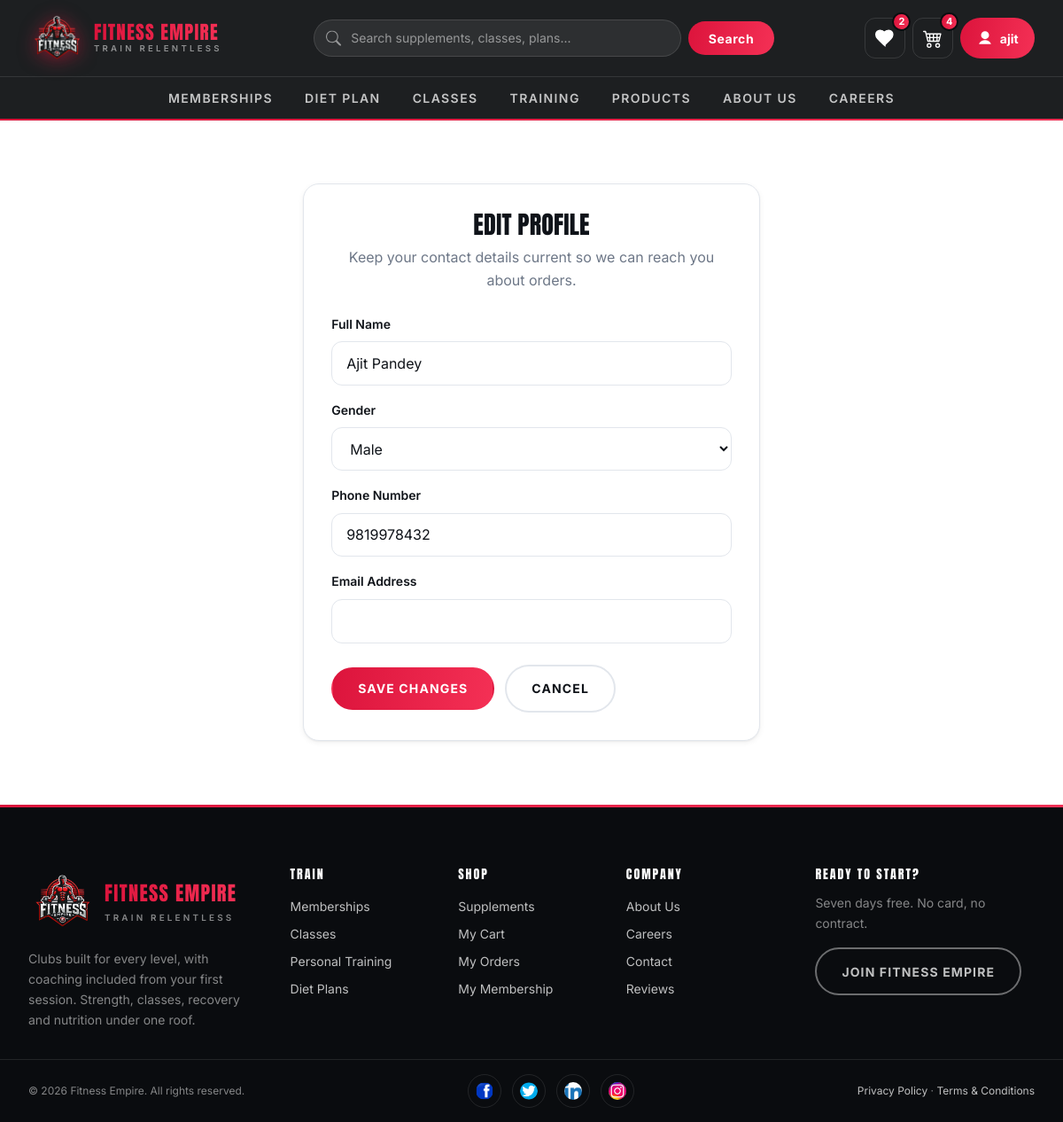
/edit-profile/2/ (signed in), run on the app's committed database.
### FitnessGYM/models.py (models this page shows, shortened)
class UserProfile(models.Model):
    user = models.OneToOneField(User, on_delete=models.CASCADE,null=True,blank=True)  # Link to User model
    full_name = models.CharField(max_length=255)
    gender = models.CharField(max_length=10, choices=[('Male', 'Male'), ('Female', 'Female')])
    phone = models.CharField(max_length=15)
    email = models.EmailField()

### FitnessGYM/views.py (the view)
# urls.py: path('edit-profile/<int:user_id>/', views.edit_profile, name='edit_profile'),
@login_required(login_url="login")
def edit_profile(request, user_id):
    if request.user.id != user_id and not request.user.is_superuser:
        messages.error(request, "You can only edit your own profile.")
        return redirect("my_profile")
    profile, _ = UserProfile.objects.get_or_create(user_id=user_id)
    if request.method == "POST":
        form = UserProfileForm(request.POST, instance=profile)
        if form.is_valid():
            form.save()
            messages.success(request, "Profile updated.")
            return redirect("my_profile")
        messages.error(request, "Please correct the highlighted fields.")
    else:
        form = UserProfileForm(instance=profile)
    return render(request, "profile_edit.html", {"form": form, "user_profile": profile})

### FitnessGYM/form.py
class UserProfileForm(forms.ModelForm):
    class Meta:
        model = UserProfile
        fields = ['full_name', 'gender', 'phone', 'email']

### FitnessGYM/context_processors.py (called while the page is built)
def cart_summary(request):
    user = getattr(request, "user", None)
    if not user or not user.is_authenticated:
        return {"cart_count": 0, "wishlist_count": 0, "wishlist_ids": set()}
    total = cart.objects.filter(userid=user).aggregate(n=Sum("quantity"))["n"]
    saved = set(
        Wishlist.objects.filter(user=user).values_list("product_id", flat=True)
    )
    return {
        "cart_count": total or 0,
        "wishlist_count": len(saved),
        "wishlist_ids": saved,
    }

### templates/profile_edit.html (shortened to what this page needs)
{% extends "base.html" %}
{% load static %}
{% block page_id %}account{% endblock %}
{% block 'main' %}
<section class="section">
    <div class="container container--tight">
        <div class="panel">
            <div class="auth-card__head">
                <h1>Edit Profile</h1>
                <p>Keep your contact details current so we can reach you about orders.</p>
            </div>
            <form action="" method="POST" class="form-body" novalidate>
                <div class="field">
                    <label for="{{ form.full_name.id_for_label }}">Full Name</label>
                    {{ form.full_name.errors }}{{ form.full_name }}
                </div>
                <div class="field">
                    <label for="{{ form.gender.id_for_label }}">Gender</label>
                    {{ form.gender.errors }}{{ form.gender }}
                </div>
                <div class="field">
                    <label for="{{ form.phone.id_for_label }}">Phone Number</label>
                    {{ form.phone.errors }}{{ form.phone }}
                </div>
                <div class="field">
                    <label for="{{ form.email.id_for_label }}">Email Address</label>
                    {{ form.email.errors }}{{ form.email }}
                </div>
                <div class="cluster" style="margin-top:var(--sp-5);">
                    <button type="submit" class="btn">Save Changes</button>
                    <a href="{% url 'my_profile' %}" class="btn btn--ghost">Cancel</a>
                </div>
            </form>
        </div>
    </div>
</section>
{% endblock 'main' %}

### templates/navbar.html (shortened to what this page needs)
{% load static %}
<nav class="nav" data-nav aria-label="Main">
    <div class="nav__bar">
        <a href="{% url 'home' %}" class="nav__logo" aria-label="Fitness Empire home">
            <img src="{% static 'img/logo_fitness_empire-removebg-preview.webp' %}"
                 alt="" width="62" height="62">
            <span class="nav__wordmark">
                <b>Fitness Empire</b>
                <span>Train Relentless</span>
            </span>
        </a>
        <form method="GET" action="{% url 'searchdata' %}" class="nav__search" role="search">
            <div class="nav__search-field">
                <svg viewBox="0 0 16 16" aria-hidden="true" focusable="false">
                    <path d="M11.742 10.344a6.5 6.5 0 1 0-1.397 1.398h-.001q.44.58.98 1.12l3.85 3.85a1 1 0 0 0 1.415-1.414l-3.85-3.85a7 7 0 0 0-1.12-.98zM12 6.5a5.5 5.5 0 1 1-11 0 5.5 5.5 0 0 1 11 0"/>
                </svg>
                <input type="search" id="nav-search" name="query" value="{{ query|default:'' }}"
                       placeholder="Search supplements, classes, plans..." autocomplete="off">
            </div>
            <button type="submit">Search</button>
        </form>
        <div class="nav__actions">
            <a href="{% url 'wishlist' %}" class="nav__cart nav__wish" aria-label="View wishlist">
                <svg viewBox="0 0 16 16" aria-hidden="true" focusable="false">
                    <path d="M8 14.25 6.84 13.2C2.72 9.47.5 7.46.5 5A3.5 3.5 0 0 1 4 1.5c1.36 0 2.66.63 3.5 1.64A4.66 4.66 0 0 1 11 1.5 3.5 3.5 0 0 1 14.5 5c0 2.46-2.22 4.47-6.34 8.2z"/>
                </svg>
                <span class="nav__cart-count{% if not wishlist_count %} is-empty{% endif %}"
                      data-wishlist-count>{{ wishlist_count|default:0 }}</span>
            </a>
            <a href="{% url 'viewcart' %}" class="nav__cart" aria-label="View cart">
                <span class="nav__cart-count{% if not cart_count %} is-empty{% endif %}"
                      data-cart-count>{{ cart_count|default:0 }}</span>
            </a>
            <div class="account" data-account>
                <button type="button" class="account__toggle" aria-expanded="false" aria-haspopup="true">
                    <svg viewBox="0 0 16 16" aria-hidden="true" focusable="false">
                        <path d="M8 9a4 4 0 1 0 0-8 4 4 0 0 0 0 8zM2 14s1-4 6-4 6 4 6 4H2z"/>
                    </svg>
                    <span class="account__name">{% if user.is_authenticated %}{{ user.username }}{% else %}Sign in{% endif %}</span>
                </button>
            </div>
        </div>
    </div>
    <div class="nav__menu" id="nav-menu">
        <div class="nav__menu-inner">
            <a href="{% url 'membershipannual' %}">Memberships</a>
            <a href="{% url 'dietplan' %}">Diet Plan</a>
            <a href="{% url 'all_classes' %}">Classes</a>
            <a href="{% url 'training' %}">Training</a>
            <a href="{% url 'protien' %}">Products</a>
            <a href="{% url 'aboutus' %}">About us</a>
            <a href="{% url 'careers' %}">Careers</a>
        </div>
    </div>
</nav>

### data on the page
UserProfile: full_name "Ajit Pandey", gender "Male", phone "9819978432"

### other printed values
{{ wishlist_count|default:0 }} "2"
{{ cart_count|default:0 }} "4"
{{ user.username }} "ajit"
